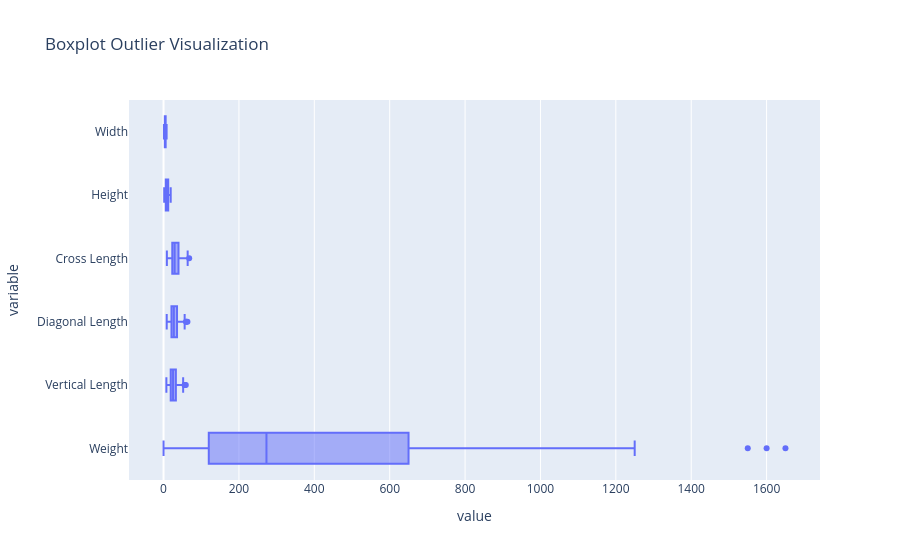

Write notebook code for a chart like this one.
### Markdown cell above
`Visualizing Outliers`

### Code cell
plt.figure(figsize=(25, 7))

figure = px.box(fish_species.select_dtypes(include=['number']),
                title= 'Boxplot Outlier Visualization',
                orientation='h',
                ).show()

plt.show()

### Figure 1 — Plotly figure (JSON) as saved in the notebook; plotly's stock layout.template omitted (floating-point values rounded to 4 significant figures; data arrays with more than 128 entries replaced by an {"elided": "..."} marker saying what was removed)
{"data": [{"alignmentgroup": "True", "hovertemplate": "value=%{x}<br>variable=%{y}<extra></extra>", "legendgroup": "", "marker": {"color": "#636efa"}, "name": "", "notched": false, "offsetgroup": "", "orientation": "h", "showlegend": false, "type": "box", "x": {"elided": "954 float values"}, "x0": " ", "xaxis": "x", "y": {"elided": "954 str values"}, "y0": " ", "yaxis": "y"}], "layout": {"boxmode": "group", "legend": {"tracegroupgap": 0}, "title": {"text": "Boxplot Outlier Visualization"}, "xaxis": {"anchor": "y", "domain": [0, 1], "title": {"text": "value"}}, "yaxis": {"anchor": "x", "domain": [0, 1], "title": {"text": "variable"}}}}
